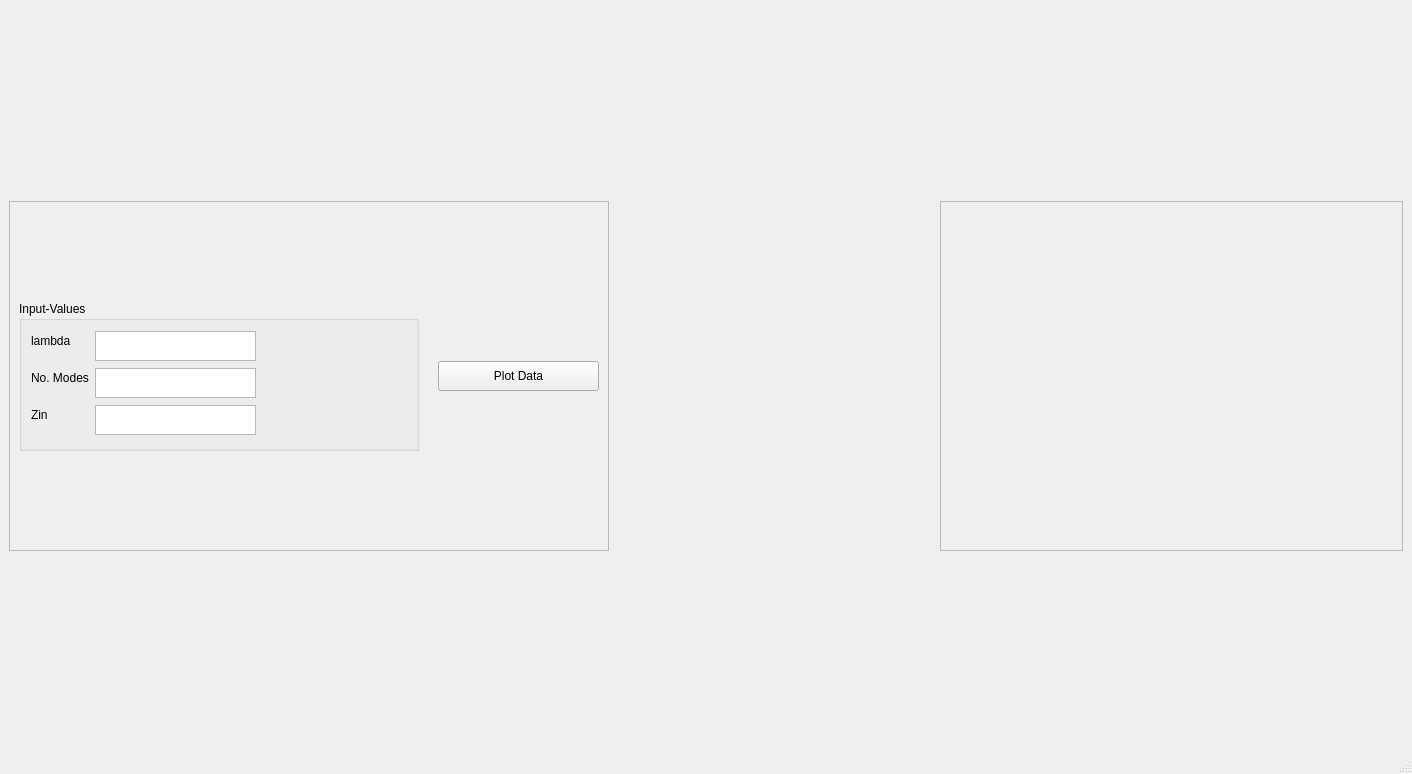
<?xml version="1.0" encoding="UTF-8"?>
<ui version="4.0">
 <class>MainWindow</class>
 <widget class="QMainWindow" name="MainWindow">
  <property name="geometry">
   <rect>
    <x>0</x>
    <y>0</y>
    <width>1412</width>
    <height>774</height>
   </rect>
  </property>
  <property name="windowTitle">
   <string>MainWindow</string>
  </property>
  <widget class="QWidget" name="centralwidget">
   <layout class="QGridLayout" name="gridLayout_2">
    <item row="0" column="2">
     <widget class="QFrame" name="frame_2">
      <property name="frameShape">
       <enum>QFrame::StyledPanel</enum>
      </property>
      <property name="frameShadow">
       <enum>QFrame::Raised</enum>
      </property>
      <layout class="QVBoxLayout" name="verticalLayout">
       <item>
        <widget class="QWidget" name="mplwindow" native="true">
         <property name="sizePolicy">
          <sizepolicy hsizetype="Maximum" vsizetype="Maximum">
           <horstretch>0</horstretch>
           <verstretch>0</verstretch>
          </sizepolicy>
         </property>
         <property name="minimumSize">
          <size>
           <width>400</width>
           <height>300</height>
          </size>
         </property>
         <property name="maximumSize">
          <size>
           <width>800</width>
           <height>600</height>
          </size>
         </property>
         <layout class="QVBoxLayout" name="mplvl_0"/>
        </widget>
       </item>
      </layout>
     </widget>
    </item>
    <item row="0" column="0" colspan="2">
     <widget class="QFrame" name="frame">
      <property name="maximumSize">
       <size>
        <width>600</width>
        <height>350</height>
       </size>
      </property>
      <property name="frameShape">
       <enum>QFrame::StyledPanel</enum>
      </property>
      <property name="frameShadow">
       <enum>QFrame::Raised</enum>
      </property>
      <layout class="QGridLayout" name="gridLayout">
       <item row="0" column="0" colspan="2">
        <widget class="QGroupBox" name="groupBox">
         <property name="maximumSize">
          <size>
           <width>400</width>
           <height>150</height>
          </size>
         </property>
         <property name="title">
          <string>Input-Values</string>
         </property>
         <layout class="QFormLayout" name="formLayout">
          <item row="0" column="0">
           <widget class="QLabel" name="label_7">
            <property name="maximumSize">
             <size>
              <width>120</width>
              <height>20</height>
             </size>
            </property>
            <property name="text">
             <string>lambda</string>
            </property>
           </widget>
          </item>
          <item row="0" column="1">
           <widget class="QTextEdit" name="wavelen">
            <property name="minimumSize">
             <size>
              <width>0</width>
              <height>0</height>
             </size>
            </property>
            <property name="maximumSize">
             <size>
              <width>161</width>
              <height>30</height>
             </size>
            </property>
           </widget>
          </item>
          <item row="1" column="0">
           <widget class="QLabel" name="label_2">
            <property name="maximumSize">
             <size>
              <width>120</width>
              <height>20</height>
             </size>
            </property>
            <property name="text">
             <string>No. Modes</string>
            </property>
           </widget>
          </item>
          <item row="1" column="1">
           <widget class="QTextEdit" name="modeNum">
            <property name="maximumSize">
             <size>
              <width>161</width>
              <height>30</height>
             </size>
            </property>
           </widget>
          </item>
          <item row="2" column="0">
           <widget class="QLabel" name="label_3">
            <property name="maximumSize">
             <size>
              <width>120</width>
              <height>20</height>
             </size>
            </property>
            <property name="text">
             <string>Zin</string>
            </property>
           </widget>
          </item>
          <item row="2" column="1">
           <widget class="QTextEdit" name="z">
            <property name="maximumSize">
             <size>
              <width>161</width>
              <height>30</height>
             </size>
            </property>
           </widget>
          </item>
         </layout>
        </widget>
       </item>
       <item row="0" column="2">
        <widget class="QPushButton" name="plotField">
         <property name="maximumSize">
          <size>
           <width>161</width>
           <height>30</height>
          </size>
         </property>
         <property name="text">
          <string>Plot Data</string>
         </property>
        </widget>
       </item>
      </layout>
     </widget>
    </item>
   </layout>
  </widget>
  <widget class="QMenuBar" name="menubar">
   <property name="geometry">
    <rect>
     <x>0</x>
     <y>0</y>
     <width>1412</width>
     <height>26</height>
    </rect>
   </property>
  </widget>
  <widget class="QStatusBar" name="statusbar"/>
 </widget>
 <resources/>
 <connections/>
</ui>
